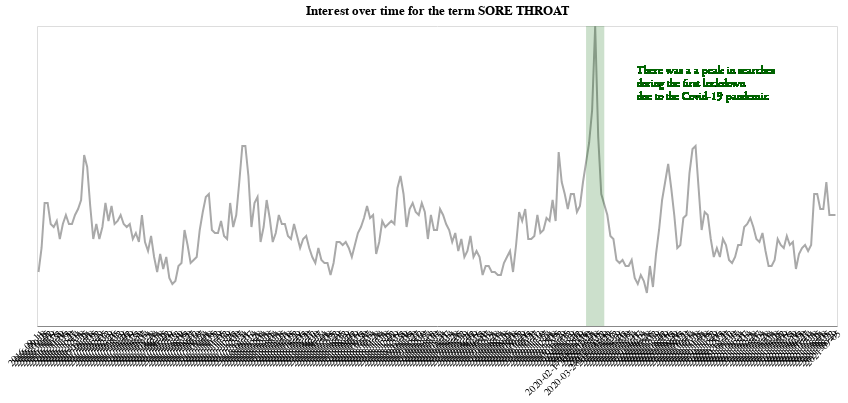

This figure's notebook cell:
### Code cell
final_chart = line + areas + text
final_chart = final_chart.properties(title=title,width=width,height=height)

final_chart

### Figure 1 — Vega-Lite specification as saved in the notebook (floating-point values rounded to 4 significant figures; data arrays with more than 128 entries replaced by an {"elided": "..."} marker saying what was removed)
{"config": {"view": {"continuousWidth": 400, "continuousHeight": 300}}, "layer": [{"data": {"name": "data-55671a41d42e602b223f77548e739a6a"}, "mark": "line", "encoding": {"color": {"value": "darkgrey"}, "tooltip": [{"type": "ordinal", "field": "Week", "title": "Date"}, {"type": "quantitative", "field": "sore throat", "format": ",", "title": "sore throat"}], "x": {"type": "ordinal", "axis": {"labelAngle": -45, "ticks": false}, "field": "Week", "title": null}, "y": {"type": "quantitative", "axis": null, "field": "sore throat", "title": null}}, "height": 300, "title": "Interest over time for the term SORE THROAT", "width": 800}, {"data": {"name": "data-480d8492cb717fa0ae3fc3cc4341caa8"}, "mark": {"type": "rect", "opacity": 0.2}, "encoding": {"color": {"type": "quantitative", "field": "index", "scale": null}, "x": {"type": "ordinal", "field": "start"}, "x2": {"field": "stop"}, "y": {"value": 0}, "y2": {"value": 300}}}, {"data": {"name": "data-55671a41d42e602b223f77548e739a6a"}, "mark": {"type": "text", "align": "left", "baseline": "middle", "color": "darkgreen", "dx": 0, "lineBreak": "\n", "text": "There was a a peak in searches \nduring the first lockdown \ndue to the Covid-19 pandemic", "x": 600, "y": 45}, "encoding": {}}], "height": 300, "title": "Interest over time for the term SORE THROAT", "width": 800, "$schema": "https://vega.github.io/schema/vega-lite/v4.8.1.json", "datasets": {"data-55671a41d42e602b223f77548e739a6a": {"elided": "261 records"}, "data-480d8492cb717fa0ae3fc3cc4341caa8": [{"level_0": 0, "start": "2020-02-17T00:00:00", "stop": "2020-03-28T00:00:00", "index": "darkgreen"}]}}
